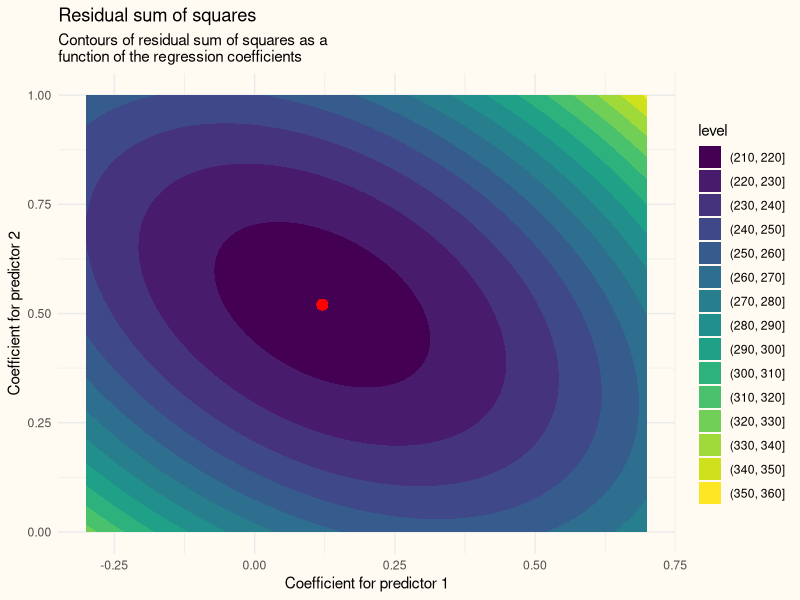
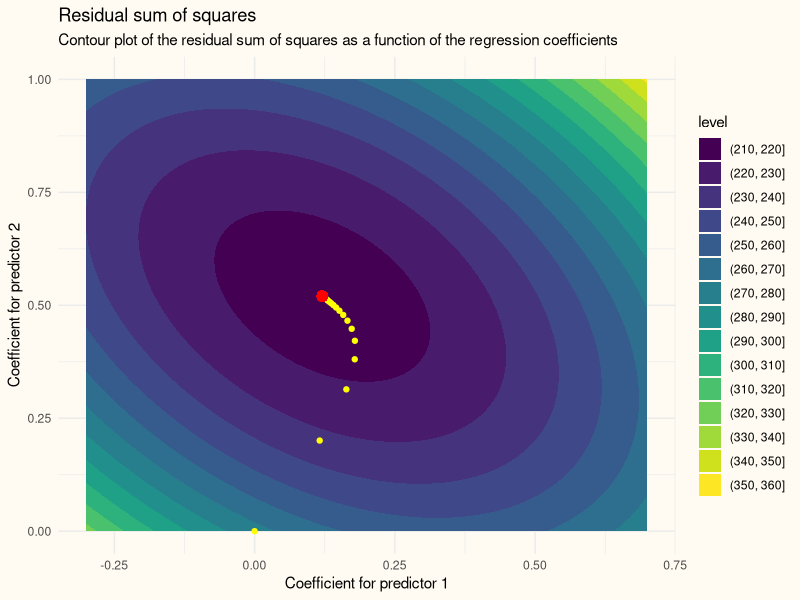

The R source for these figures, in order:
## ---- chunk 1
#| label: generate-data

set.seed(42)

N <- 200                            # sample size
P <- 2                              # number of predictors
V <- 0.5 + 0.5 * diag(P)            # covariance matrix of predictors
X <- mvtnorm::rmvnorm(N, sigma = V) # generate predictors
y <- X %*% c(0.2, 0.5) + rnorm(N)   # generate response variable
## ---- chunk 2
#| label: code-ols-solve
Xd <- cbind(1, X)
## ---- chunk 3
#| label: fig-rss_contour
#| code-fold: true
#| code-summary: "Show figure code"
#| message: false
#| warning: false

library(ggplot2)
library(dplyr)

bgrid <- expand.grid(
  b1 = seq(-0.3, 0.7, length.out = 100),
  b2 = seq(0, 1, length.out = 100)
)

opt <- coef(lm(y~Xd-1))

rss <- function(b, x, y, b0) {
  yhat <- b0 + X %*% b
  sum((y - yhat)^2)
}

rss <- mutate(bgrid, rss = apply(bgrid, 1, rss, x = X, y = y, b0 = opt[1]))

ggplot(rss, aes(b1, b2, z = rss)) +
  geom_contour_filled() +
  geom_point(aes(x = opt[2], y = opt[3]), color = "red", size = 3) +
  labs(
    title = "Residual sum of squares",
    subtitle = "Contours of residual sum of squares as a 
function of the regression coefficients",
    x = "Coefficient for predictor 1",
    y = "Coefficient for predictor 2"
  ) +
  theme_minimal() +
  theme(plot.background = element_rect(fill = "#fffbf2", colour = "transparent"))
## ---- chunk 4
#| label: gradient-descent-algorithm

deriv_beta_j <- function(X, y, beta, j) {
  -2 * sum(X[,j] * (y - X %*% beta))
}

alpha <- 0.001                       # set the set-size
tol   <- 1e-8                        # tolerance for convergence
iter  <- 1                           # initialize counter
maxit <- 1000                        # set maximum number of iterations
conv  <- FALSE                       # state that we currently haven't converged
beta_matrix <- matrix(0, maxit, P+1) # initialize empty matrix for coefficients

while(!conv) {
  iter <- iter + 1
  for (j in 1:ncol(Xd)) {
    beta_matrix[iter, j] <- beta_matrix[iter-1, j] - 
      alpha * deriv_beta_j(Xd, y, beta_matrix[iter-1, ], j)
  }
  if (sum(abs(beta_matrix[iter, ] - beta_matrix[iter - 1, ])) < tol) {
    conv <- TRUE
  } 
  if (iter == maxit) {
    cat("The algorithm didn't converge")
    break
  }
}
## ---- chunk 5
#| label: gradient-descent-figure
#| warning: false
#| code-fold: true
#| code-summary: "Show figure code"

beta_matrix <- beta_matrix[1:iter, ]

ggplot(rss, aes(b1, b2, z = rss)) +
  geom_contour_filled() +
  geom_point(data = NULL, aes(x = c(beta_matrix[,2], rep(NA, 10000 - nrow(beta_matrix))), 
                              y = c(beta_matrix[,3], rep(NA, 10000 - nrow(beta_matrix)))),
             col = "yellow") +
  geom_point(aes(x = opt[2], y = opt[3]), color = "red", size = 3) +
  labs(
    title = "Residual sum of squares",
    subtitle = "Contour plot of the residual sum of squares as a function of the regression coefficients",
    x = "Coefficient for predictor 1",
    y = "Coefficient for predictor 2"
  ) +
  theme_minimal() +
  theme(plot.background = element_rect(fill = "#fffbf2", colour = "transparent"))
## ---- chunk 6
#| label: solving-normal equations

solve(t(Xd) %*% Xd) %*% t(Xd) %*% y
## ---- chunk 7
#| label: code-ols-lm
lm_fit <- lm(y ~ X)
coef(lm_fit)
## ---- chunk 8
#| label: code-ols-crossprod
solve(crossprod(Xd), crossprod(Xd, y))
## ---- chunk 9
#| label: code-qr-decomp

qr_func <- function(X) {
  # store dimensions of input matrix
  dim <- dim(X)
  # initialize empty Q matrix
  Q <- matrix(0, dim[1], dim[2])
  # note the convenient feature of Q that the zero columns don't do anything
  # initialize the first column of Q as a scaled version of the first column of X
  Q[,1] <- X[,1] / c(sqrt(crossprod(X[,1])))
  for (j in 2:dim[2]) {
    # calculate coefficients that produce X[,j] orthogonal to existing Q columns
    b <- c(crossprod(X[,j], Q[,1:(j-1)]) / apply(Q[,1:(j-1), drop = FALSE], 2, crossprod))
    # note that these coefficients are merely the unscaled covariances of X[,j] 
    # with the existing columns of Q, and by multiplying existing Q with these 
    # coefficients and subtracting these values from X, the new Q-column is 
    # uncorrelated to the existing Q-columns. 
    Q[,j] <- X[,j] - Q[,1:(j-1), drop = FALSE] %*% b
    # scale to unit length
    Q[,j] <- Q[,j] / sqrt(sum(Q[,j]^2))
  }
  # calculate R by making sure that Q^T X = R, and thus X = QR
  # we use here that Q is orthonormal, and thus Q^TQ = I
  R <- t(Q) %*% X

  list(Q = Q, R = R)
}

K <- matrix(sample(20), 5)

(qr_own <- qr_func(K))
## ---- chunk 10
#| label: qr-in-R

qr_R <- qr(K)
Q <- qr.Q(qr_R)
R <- qr.R(qr_R)
sign_R <- sign(diag(R))

all.equal(Q, qr_own$Q %*% diag(sign_R))
all.equal(R, diag(sign_R) %*% qr_own$R)
## ---- chunk 11
QR <- qr(Xd)
QTy <- t(qr.Q(QR)) %*% y
R <- qr.R(QR)

b3 <- QTy[3] / R[3,3]
b2 <- (QTy[2] - R[2,3] * b3) / R[2,2]
b1 <- (QTy[1] - R[1,2] * b2 - R[1,3] * b3) / R[1,1]

c(b1, b2, b3)
## ---- chunk 12
qr.solve(Xd, y)
## ---- chunk 13
USV <- svd(Xd)
USV$v %*% diag(1/USV$d) %*% t(USV$u) %*% y
## ---- chunk 14
USV$v %*% (crossprod(USV$u, y)/USV$d)
## ---- chunk 15
cholesky <- function(XTX) {
  dim <- dim(XTX)
  L <- matrix(0, dim[1], dim[2])
  L[1,1] <- sqrt(XTX[1,1])
  for (i in 2:dim[1]) {
    for (j in 1:(i-1)) {
      L[i,j] <- (XTX[i,j] - sum(L[i,1:j]*L[j,1:j]))/L[j,j] # 
    }
    L[i,i] <- sqrt(XTX[i,i] - sum(L[i,1:(i-1)]^2))
  }
  L
}

XTX <- crossprod(Xd)
L <- cholesky(XTX)

XTX
L %*% t(L)
## ---- chunk 16
L
t(R)
## ---- chunk 17
t(R) %*% diag(sign(diag(R)))
L
## ---- chunk 18
p <- P+1
n <- N
2*n*p^2 + 2*n*p + p^3 # directly
n*p^2 + 2*n*p + p^3/3 + 2*p # optimized and with cholesky
2*(n - p/3)*p^2 + 2*n*p + p^2 # QR
2*(n + 11/2 * p)*p^2 + 3*p^2 + 2*n*p + p # SVD
## ---- chunk 19
#| label: tbl-benchmark
#| tbl-cap: "Benchmarking different ways of calculating OLS regression coefficients with the example data."
#| code-fold: true
#| code-summary: "Click to the R-code used for benchmarking."

check_func <- function(target, current) {
  all.equal(target, current, check.class = FALSE, check.attributes = FALSE)
}

bench::mark(
  `lm()` = coef(lm(y ~ X)),
  `.lm.fit()` = .lm.fit(Xd, y)$coefficients,
  `solve(t(X)%*%X)%*%t(X)%*%y` = solve(t(Xd) %*% Xd) %*% t(Xd) %*% y,
  `solve(crossprod(X), crossprod(X, y))` = solve(crossprod(Xd), crossprod(Xd, y)),
  `qr.solve(X, y)` = qr.solve(Xd, y),
  svd = {USV <- svd(Xd); USV$v %*% (crossprod(USV$u, y)/USV$d)},
  chol = {cholX <- chol(crossprod(Xd)); backsolve(cholX, forwardsolve(t(cholX), crossprod(Xd, y)))},
  check = check_func,
  min_iterations = 100
) |> 
  dplyr::select(expression, min, median, `itr/sec`, `mem_alloc`) |> 
  knitr::kable() |>
  kableExtra::kable_styling(full_width = FALSE, bootstrap_options = c("striped", "hover"))
## ---- chunk 20
#| label: tbl-benchmark-large
#| tbl-cap: "Benchmarking different ways of calculating OLS regression coefficients with a somewhat larger dataset."
#| code-fold: true
#| code-summary: "Click to see the R-code used for benchmarking."

N <- 5000
P <- 100
X <- mvtnorm::rmvnorm(
  N,
  rep(0, P),
  diag(P)
)
y <- rnorm(N)
Xd <- cbind(1, X)

bench::mark(
  `lm()` = coef(lm(y ~ X)),
  `.lm.fit()` = .lm.fit(Xd, y)$coefficients,
  `solve(t(X)%*%X)%*%t(X)%*%y` = solve(t(Xd) %*% Xd) %*% t(Xd) %*% y,
  `solve(crossprod(X), crossprod(X, y))` = solve(crossprod(Xd), crossprod(Xd, y)),
  `qr.solve(X, y)` = qr.solve(Xd, y),
  svd = {USV <- svd(Xd); USV$v %*% (crossprod(USV$u, y)/USV$d)},
  chol = {cholX <- chol(crossprod(Xd)); backsolve(cholX, forwardsolve(t(cholX), crossprod(Xd, y)))},
  check = check_func,
  min_iterations = 100
) |> 
  dplyr::select(expression, min, median, `itr/sec`, `mem_alloc`) |> 
  knitr::kable() |>
  kableExtra::kable_styling(full_width = FALSE, bootstrap_options = c("striped", "hover"))
